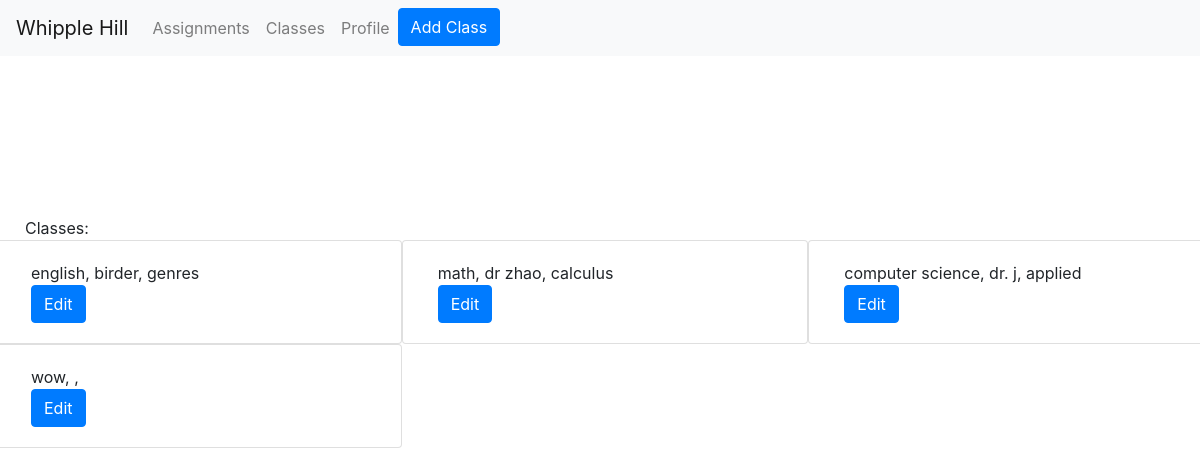
Before: /classes/sophia (signed in) with the older database file.
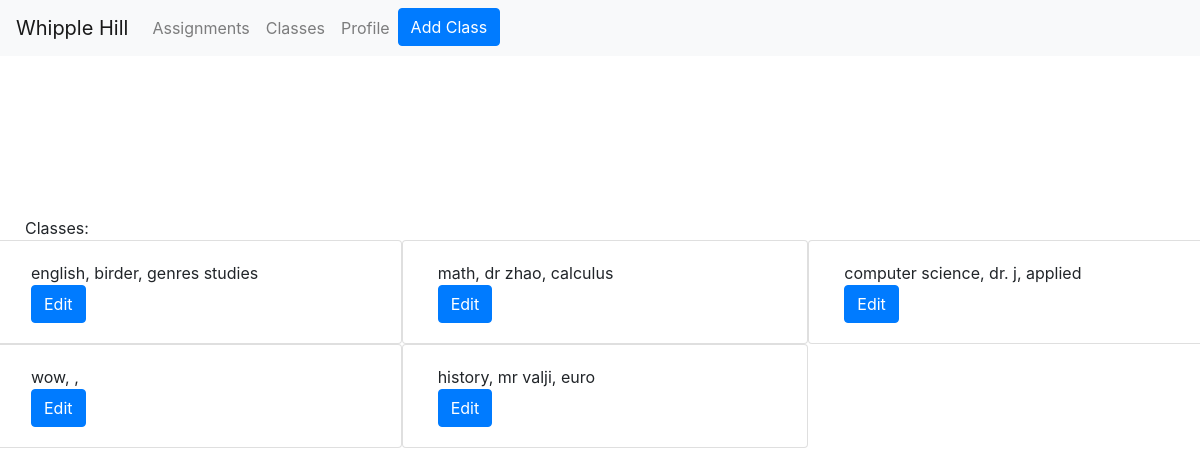
After: the same page with the newer database file.
### assignments/models.py (models this page shows)
class Subject(models.Model):
    userClasses = models.ForeignKey(User, on_delete=models.CASCADE)
    name = models.TextField(default="", blank=True)
    teacher = models.TextField(default="", blank=True)
    description = models.TextField(default="",blank=True)

### assignments/views.py (the view, shortened to what this page needs)
# urls.py: path('classes/<username>',views.ClassesView.as_view(),name='classes'),
class ClassesView(View):
    def get(self, request, username):
        user = request.user
        allClasses = user.subject_set.all()
        context = {'allClasses': allClasses,
        'user': user,
        'authenticated': request.user
        }
        return render(request, 'assignments/classes.html', context)

### assignments/templates/assignments/classes.html (shortened to what this page needs)
<!DOCTYPE html>
<html lang = "en">
<head>
  <link rel="stylesheet" href="https://maxcdn.bootstrapcdn.com/bootstrap/4.5.2/css/bootstrap.min.css">
  <link rel="stylesheet" href = "style.css">
</head>
  <nav class="navbar navbar-expand-sm bg-light navbar-light fixed-top">
    <a class="navbar-brand" href="{% url 'index' %}">
      Whipple Hill
    </a>
    <div class="collapse navbar-collapse" id="collapsibleNavbar">
      <ul class="navbar-nav">
      {% if user.is_authenticated %}
        <li class="nav-item">
          <a class="nav-link" href="{% url 'assignments' user.username %}">
            Assignments
          </a>
        </li>
        <li class="nav-item">
            <a class="nav-link" href="{% url 'classes' user.username %}">
              Classes
            </a>
        </li>
        <li class="nav-item">
            <a class="nav-link" href= "{% url 'profile' user.username %}">
              Profile
            </a>
        </li>
        <li class="nav-item">
          <form method = 'POST' action='{% url "newClass" user.username %}'>
            <button type="submit" class = "btn btn-primary"> Add Class </button>
          </form>
        </li>
      {% endif %}
      </ul>
    </div>
  </nav>
  <br></br>
  <br></br>
  <body>
    {% if authenticated == user %}
      <div class = "col-xl-12 col-lg-12 col-md-12 col-sm-12">
        Classes:
      </div>
      <div class="row">
      {% for class in allClasses %}
        <div class = "card col-xl-4 col-lg-6 col-md-9 col-sm-12">
          <div class="caption card-body">
            {{class.name}}, {{class.teacher}}, {{class.description}}
            <form method = 'POST' action='{% url "editClass" user.username %}'>
              <button type="submit" class = "btn btn-primary" > Edit </button>
            </form>
          </div>
        </div>
      {% endfor %}
    </div>
    {% else %}
      <p> You do not have permission to view this user's classes. </p>
      <form method='POST' action='{% url "index" %}'>
        {% csrf_token %}
        <button type = "submit"  class = "btn btn-primary"> Return Home </button>
      </form>
    {% endif %}
  </body>
</html>

### assignments/templates/assignments/style.css (style rules this page uses)
body { padding-top: 120px; margin-left: 10px }

Changed rows visible on the page:
changed Subject "english": description "genres" → "genres studies"
added Subject: name "history", teacher "mr valji", description "euro"
